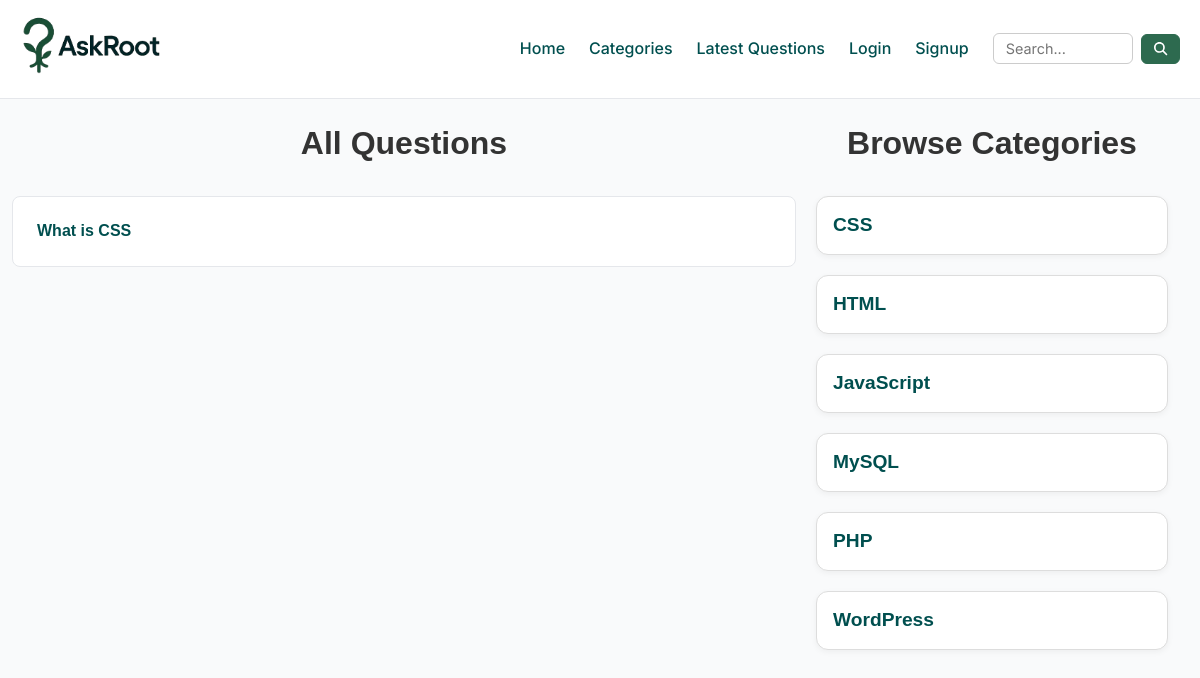
The app's page /?cat-id=3 with its own data.
### tables this page shows
CREATE TABLE `questions` (
  `id` int(30) NOT NULL,
  `title` varchar(250) NOT NULL,
  `discription` varchar(500) NOT NULL,
  `category_id` int(30) NOT NULL,
  `user_id` int(30) NOT NULL
);

CREATE TABLE `categories` (
  `id` int(11) NOT NULL,
  `name` varchar(100) NOT NULL
);

### client/categorieslist.php (the view)
<div class="container mt-4 mb-4 categories-list">
    <h2 class="text-center mb-4">Browse Categories</h2>
    <div class="category-grid d-flex">
        <?php
        include('./common/db.php');
        $query = "SELECT * FROM categories";
        $result = $conn->query($query);
        if ($result && $result->num_rows > 0) {
            foreach ($result as $row) {
                $cat_id = $row['id'];
                echo '
        <div class="category-box">
            <h5><a href="?cat-id=' . urlencode($cat_id) . '">' . htmlspecialchars($row['name']) . '</a></h5>
        </div>';
            }
        } else {
            echo '<p class="text-center">No categories found.</p>';
        }
        ?>
    </div>
</div>

### client/questions.php (shortened to what this page needs)
<div class="container mt-4 mb-4 questions-main">
  <div class="row">
    <div class="col-8 col-md-8">
      <h2 class="text-center mb-4">All Questions</h2>
      <?php
      include('./common/db.php');
      if (isset($_GET['cat-id'])) {
        $query = "SELECT * FROM questions WHERE category_id = '$cid'";
      } else if (isset($_GET['u-id'])) {
        $query = "SELECT * FROM questions WHERE user_id = '$uid'";
      } else if (isset($_GET['latest'])) {
        $query = "SELECT * FROM questions ORDER BY id DESC";
      } else if (isset($_GET['q'])) {
        $search = $conn->real_escape_string($search);
        $query = "SELECT * FROM questions WHERE title LIKE '%$search%' OR discription LIKE '%$search%'";
      } else {
        $query = "SELECT * FROM questions";
      }
      $result = $conn->query($query);
      if ($result && $result->num_rows > 0) {
        foreach ($result as $row) {
          $title = $row['title'];
          $id = $row['id'];
          echo "<div class='col-12 mb-4'>
                <div class='question-card p-4'>
                  <h6>
                    <a href='?q-id=$id' class='question-link'>
                      $title
                    </a>";
                  echo"</h6>
                </div>
              </div>";
        }
      } else {
        echo '<p class="text-center">No questions found.</p>';
        echo '<div class="text-center mt-2">';
        echo '<a href="?ask=true"><button>Ask a Question</button></a>';
        echo '</div>';
      }
      ?>
    </div>
    <div class="col-4 mb-4">
      <div class="category-list-card">
        <?php
        include('categorieslist.php')
        ?>
      </div>
    </div>
  </div>
</div>

### public/css/style.css (style rules this page uses)
:root { --font-primary: "Inter", sans-serif; --color-bg: #f9fafb; --color-primary: #004f4f; --color-secondary: #2d6a4f; --color-accent: #38b000; --color-text: #111827; --color-muted: #6b7280; --color-white: #ffffff; --color-border: #e5e7eb; }
* { margin: 0; padding: 0; box-sizing: border-box; }
body { font-family: var(--font-primary); background-color: var(--color-bg); color: var(--color-text); line-height: 1.6; font-size: 16px; }
h1, h2, h3, h4, h5, h6 { font-family: "Poppins", sans-serif; font-weight: 600; line-height: 1.3; color: #222831; }
h2 { font-size: 2rem; color: #333; }
h5 { font-size: 1.25rem; color: #666; }
h6 { font-size: 1rem; color: #777; margin: 0; }
a { color: var(--color-primary) !important; text-decoration: none; }
.container { max-width: 1200px; margin: 0 auto; padding: 0 16px; }
.row { display: flex; flex-wrap: wrap; margin: -8px; }
.col-4 { flex: 0 0 33.333%; max-width: 33.333%; }
.col-8 { flex: 0 0 66.666%; max-width: 66.666%; }
.col-12 { flex: 0 0 100%; max-width: 100%; }
.mt-4 { margin-top: 2rem; }
.mb-4 { margin-bottom: 2rem; }
.p-4 { padding: 2rem; }
.text-center { text-align: center; }
.d-flex { display: flex; }
.question-card { background-color: #ffffff; border: 1px solid var(--color-border); border-radius: 8px; transition: 0.2s; }
.questions-main .categories-list { margin: 0px; }
.category-grid { display: grid; grid-template-columns: repeat(auto-fit, minmax(220px, 1fr)); gap: 20px; }
.category-box { background: #ffffff; border: 1px solid #ddd; padding: 20px; border-radius: 12px; text-align: left; transition: all 0.3s ease; box-shadow: 0 2px 6px rgba(0, 0, 0, 0.05); display: flex; flex-direction: column; justify-content: space-between; }
.category-box h5 { font-size: 1.2rem; color: var(--color-primary, #0077cc); margin-bottom: 0px; }
@media (max-width: 1600px) { .container { padding: 0 24px; } }
@media (max-width: 1366px) { .container { padding: 0 20px; } }
@media (max-width: 1280px) { .question-card { padding: 1.5rem; } }
@media (max-width: 1280px) { .category-box { padding: 16px; } }

### records on screen
questions: title "What is CSS"
categories: name "CSS"
categories: name "HTML"
categories: name "JavaScript"
categories: name "MySQL"
categories: name "PHP"
categories: name "WordPress"
